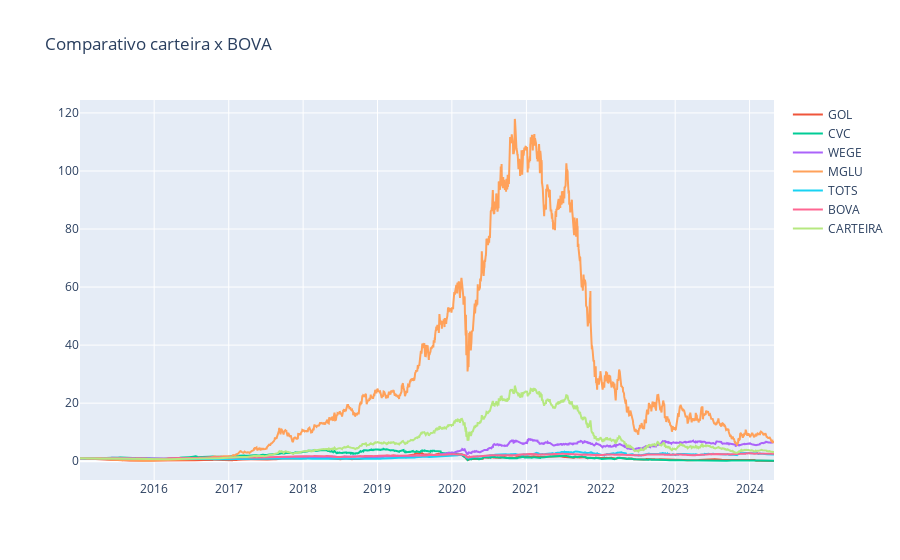

Notebook cell for this chart:
### Code cell
figura = px.line(title = 'Comparativo carteira x BOVA')
for i in dataset_normalizado.columns[1:]:
    figura.add_scatter(x = dataset_normalizado['Date'], y = dataset_normalizado[i], name = i)
figura.show()


####################
# Nota-se a carteira melhor que a BOVA

### Figure 1 — Plotly figure (JSON) as saved in the notebook; plotly's stock layout.template omitted (floating-point values rounded to 4 significant figures; data arrays with more than 128 entries replaced by an {"elided": "..."} marker saying what was removed)
{"data": [{"hovertemplate": "<extra></extra>", "legendgroup": "", "line": {"color": "#636efa", "dash": "solid"}, "marker": {"symbol": "circle"}, "mode": "lines", "name": "", "orientation": "v", "showlegend": false, "type": "scatter", "xaxis": "x", "yaxis": "y"}, {"name": "GOL", "type": "scatter", "x": {"elided": "2292 str values"}, "y": {"elided": "2292 float values"}}, {"name": "CVC", "type": "scatter", "x": {"elided": "2292 str values"}, "y": {"elided": "2292 float values"}}, {"name": "WEGE", "type": "scatter", "x": {"elided": "2292 str values"}, "y": {"elided": "2292 float values"}}, {"name": "MGLU", "type": "scatter", "x": {"elided": "2292 str values"}, "y": {"elided": "2292 float values"}}, {"name": "TOTS", "type": "scatter", "x": {"elided": "2292 str values"}, "y": {"elided": "2292 float values"}}, {"name": "BOVA", "type": "scatter", "x": {"elided": "2292 str values"}, "y": {"elided": "2292 float values"}}, {"name": "CARTEIRA", "type": "scatter", "x": {"elided": "2292 str values"}, "y": {"elided": "2292 float values"}}], "layout": {"legend": {"tracegroupgap": 0}, "title": {"text": "Comparativo carteira x BOVA"}, "xaxis": {"anchor": "y", "domain": [0, 1]}, "yaxis": {"anchor": "x", "domain": [0, 1]}}}
